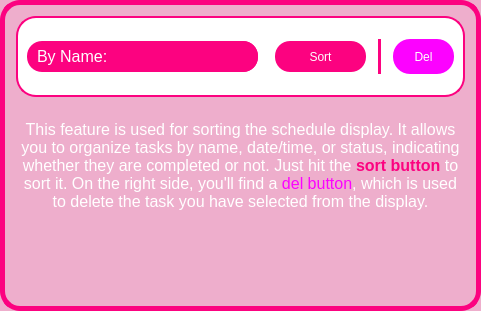
               <widget class="QFrame" name="frame_20">
                <property name="minimumSize">
                 <size>
                  <width>481</width>
                  <height>307</height>
                 </size>
                </property>
                <property name="styleSheet">
                 <string notr="true">background-color: rgb(238, 174, 204);
border-radius: 20px;
border: 5px solid  rgb(252, 2, 128);
</string>
                </property>
                <property name="frameShape">
                 <enum>QFrame::StyledPanel</enum>
                </property>
                <property name="frameShadow">
                 <enum>QFrame::Raised</enum>
                </property>
                <layout class="QGridLayout" name="gridLayout_29">
                 <item row="1" column="0">
                  <widget class="QTextBrowser" name="textBrowser_2">
                   <property name="minimumSize">
                    <size>
                     <width>401</width>
                     <height>48</height>
                    </size>
                   </property>
                   <property name="styleSheet">
                    <string notr="true">border: none;</string>
                   </property>
                   <property name="html">
                    <string>&lt;!DOCTYPE HTML PUBLIC &quot;-//W3C//DTD HTML 4.0//EN&quot; &quot;http://www.w3.org/TR/REC-html40/strict.dtd&quot;&gt;
&lt;html&gt;&lt;head&gt;&lt;meta name=&quot;qrichtext&quot; content=&quot;1&quot; /&gt;&lt;style type=&quot;text/css&quot;&gt;
p, li { white-space: pre-wrap; }
&lt;/style&gt;&lt;/head&gt;&lt;body style=&quot; font-family:'.AppleSystemUIFont'; font-size:13pt; font-weight:400; font-style:normal;&quot;&gt;
&lt;p align=&quot;center&quot; style=&quot;-qt-paragraph-type:empty; margin-top:0px; margin-bottom:0px; margin-left:0px; margin-right:0px; -qt-block-indent:0; text-indent:0px; font-family:'MS Shell Dlg 2'; font-size:8.25pt;&quot;&gt;&lt;br /&gt;&lt;/p&gt;
&lt;p align=&quot;center&quot; style=&quot; margin-top:0px; margin-bottom:0px; margin-left:0px; margin-right:0px; -qt-block-indent:0; text-indent:0px;&quot;&gt;&lt;span style=&quot; font-family:'Courier New'; font-size:12pt; color:#ffffff;&quot;&gt;This feature is used for sorting the schedule display. It allows you to organize tasks by name, date/time, or status, indicating whether they are completed or not. Just hit the &lt;/span&gt;&lt;span style=&quot; font-family:'Courier New'; font-size:12pt; font-weight:600; color:#fc0280;&quot;&gt;sort button&lt;/span&gt;&lt;span style=&quot; font-family:'Courier New'; font-size:12pt;&quot;&gt; &lt;/span&gt;&lt;span style=&quot; font-family:'Courier New'; font-size:12pt; color:#ffffff;&quot;&gt;to sort it. On the right side, you'll find a &lt;/span&gt;&lt;span style=&quot; font-family:'Courier New'; font-size:12pt; color:#fc02ff;&quot;&gt;del button&lt;/span&gt;&lt;span style=&quot; font-family:'Courier New'; font-size:12pt; color:#ffffff;&quot;&gt;, which is used to delete the task you have selected from the display.&lt;/span&gt;&lt;/p&gt;&lt;/body&gt;&lt;/html&gt;</string>
                   </property>
                  </widget>
                 </item>
                 <item row="0" column="0">
                  <widget class="QFrame" name="frame_21">
                   <property name="sizePolicy">
                    <sizepolicy hsizetype="Preferred" vsizetype="Fixed">
                     <horstretch>0</horstretch>
                     <verstretch>0</verstretch>
                    </sizepolicy>
                   </property>
                   <property name="minimumSize">
                    <size>
                     <width>0</width>
                     <height>81</height>
                    </size>
                   </property>
                   <property name="styleSheet">
                    <string notr="true">background-color: rgb(255, 255, 255);
border-radius: 20px;
border: 2px solid  rgb(252, 2, 128);
font: 87 8pt &quot;Arial Black&quot;;</string>
                   </property>
                   <property name="frameShape">
                    <enum>QFrame::StyledPanel</enum>
                   </property>
                   <property name="frameShadow">
                    <enum>QFrame::Raised</enum>
                   </property>
                   <layout class="QGridLayout" name="gridLayout_30">
                    <item row="0" column="0">
                     <widget class="QComboBox" name="comboBox_4">
                      <property name="enabled">
                       <bool>false</bool>
                      </property>
                      <property name="sizePolicy">
                       <sizepolicy hsizetype="Expanding" vsizetype="Fixed">
                        <horstretch>0</horstretch>
                        <verstretch>0</verstretch>
                       </sizepolicy>
                      </property>
                      <property name="minimumSize">
                       <size>
                        <width>0</width>
                        <height>31</height>
                       </size>
                      </property>
                      <property name="font">
                       <font>
                        <family>Arial</family>
                        <pointsize>12</pointsize>
                        <weight>50</weight>
                        <italic>false</italic>
                        <bold>false</bold>
                       </font>
                      </property>
                      <property name="styleSheet">
                       <string notr="true">/* QComboBox Stylesheet */
QComboBox {
    background-color: rgb(252, 2, 128);
	color: rgb(255, 255, 255);
	font: 12pt &quot;Arial&quot;;
    border: none;
    padding: 5px 10px;
    selection-background-color: #3B4252;
    border-radius: 15px;
}

QComboBox::drop-down {
    background-color: rgb(252, 2, 128);
	font: 8pt &quot;Arial&quot;;
    border: none;
    width: 25px;
    border-top-right-radius: 15px;
    border-bottom-right-radius: 15px;
}

QComboBox QAbstractItemView {
    background-color: rgb(238, 174, 204);
	font: 8pt &quot;Arial&quot;;
    color: rgb(252, 2, 128);
    border: none;
    selection-background-color:  rgb(238, 174, 204);
    border-radius: 15px;
}</string>
                      </property>
                      <item>
                       <property name="text">
                        <string>By Name:</string>
                       </property>
                      </item>
                      <item>
                       <property name="text">
                        <string>By Date/Time:</string>
                       </property>
                      </item>
                      <item>
                       <property name="text">
                        <string>By Status:</string>
                       </property>
                      </item>
                     </widget>
                    </item>
                    <item row="0" column="1">
                     <spacer name="horizontalSpacer_32">
                      <property name="orientation">
                       <enum>Qt::Horizontal</enum>
                      </property>
                      <property name="sizeType">
                       <enum>QSizePolicy::Fixed</enum>
                      </property>
                      <property name="sizeHint" stdset="0">
                       <size>
                        <width>11</width>
                        <height>20</height>
                       </size>
                      </property>
                     </spacer>
                    </item>
                    <item row="0" column="2">
                     <widget class="QPushButton" name="pushButton_19">
                      <property name="sizePolicy">
                       <sizepolicy hsizetype="Fixed" vsizetype="Fixed">
                        <horstretch>0</horstretch>
                        <verstretch>0</verstretch>
                       </sizepolicy>
                      </property>
                      <property name="minimumSize">
                       <size>
                        <width>91</width>
                        <height>31</height>
                       </size>
                      </property>
                      <property name="styleSheet">
                       <string notr="true">QPushButton {
background-color: rgb(252, 2, 128);
color: rgb(255, 255, 255);
border-radius: 15px;
border: none;
font: 87 10pt &quot;Arial Black&quot;;
}

QPushButton:hover {
background-color: rgb(253, 102, 102);
color: rgb(255, 255, 255);
border-radius: 15px;
border: none;
}

QPushButton:pressed {
background-color: rgb(44, 146, 255);
}
</string>
                      </property>
                      <property name="text">
                       <string>Sort</string>
                      </property>
                     </widget>
                    </item>
                    <item row="0" column="3">
                     <spacer name="horizontalSpacer_33">
                      <property name="orientation">
                       <enum>Qt::Horizontal</enum>
                      </property>
                      <property name="sizeType">
                       <enum>QSizePolicy::Fixed</enum>
                      </property>
                      <property name="sizeHint" stdset="0">
                       <size>
                        <width>6</width>
                        <height>20</height>
                       </size>
                      </property>
                     </spacer>
                    </item>
                    <item row="0" column="4">
                     <widget class="Line" name="line_6">
                      <property name="styleSheet">
                       <string notr="true">border-color: rgb(252, 2, 128);</string>
                      </property>
                      <property name="orientation">
                       <enum>Qt::Vertical</enum>
                      </property>
                     </widget>
                    </item>
                    <item row="0" column="5">
                     <spacer name="horizontalSpacer_34">
                      <property name="orientation">
                       <enum>Qt::Horizontal</enum>
                      </property>
                      <property name="sizeType">
                       <enum>QSizePolicy::Fixed</enum>
                      </property>
                      <property name="sizeHint" stdset="0">
                       <size>
                        <width>6</width>
                        <height>20</height>
                       </size>
                      </property>
                     </spacer>
                    </item>
                    <item row="0" column="6">
                     <widget class="QPushButton" name="pushButton_20">
                      <property name="sizePolicy">
                       <sizepolicy hsizetype="Fixed" vsizetype="Fixed">
                        <horstretch>0</horstretch>
                        <verstretch>0</verstretch>
                       </sizepolicy>
                      </property>
                      <property name="minimumSize">
                       <size>
                        <width>61</width>
                        <height>35</height>
                       </size>
                      </property>
                      <property name="styleSheet">
                       <string notr="true">QPushButton {
background-color: rgb(252, 2, 255);
color: rgb(255, 255, 255);
border-radius: 17px;
border: none;
font: 87 10pt &quot;Arial Black&quot;;
}

QPushButton:hover {
background-color: rgb(255, 255, 255);
color: rgb(252, 2, 255);
}

QPushButton:pressed {
background-color: rgb(252, 2, 255);
}</string>
                      </property>
                      <property name="text">
                       <string>Del</string>
                      </property>
                     </widget>
                    </item>
                   </layout>
                  </widget>
                 </item>
                </layout>
               </widget>
